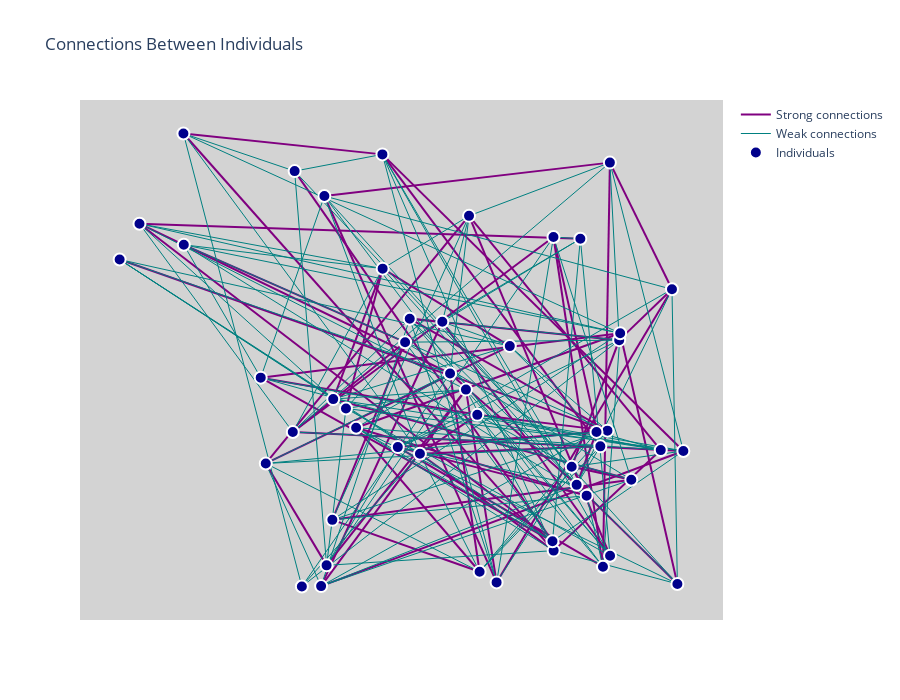
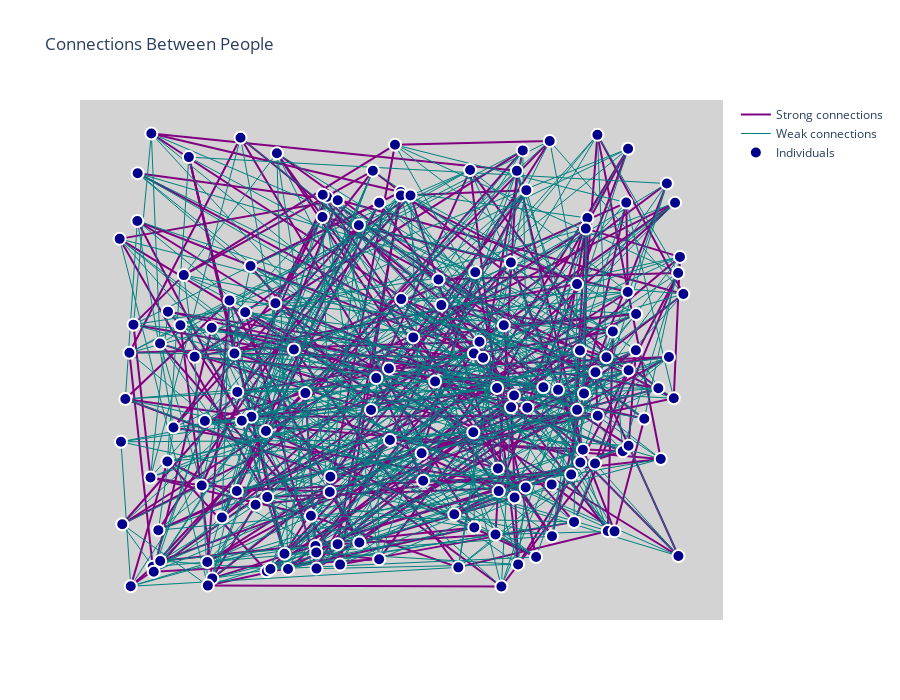
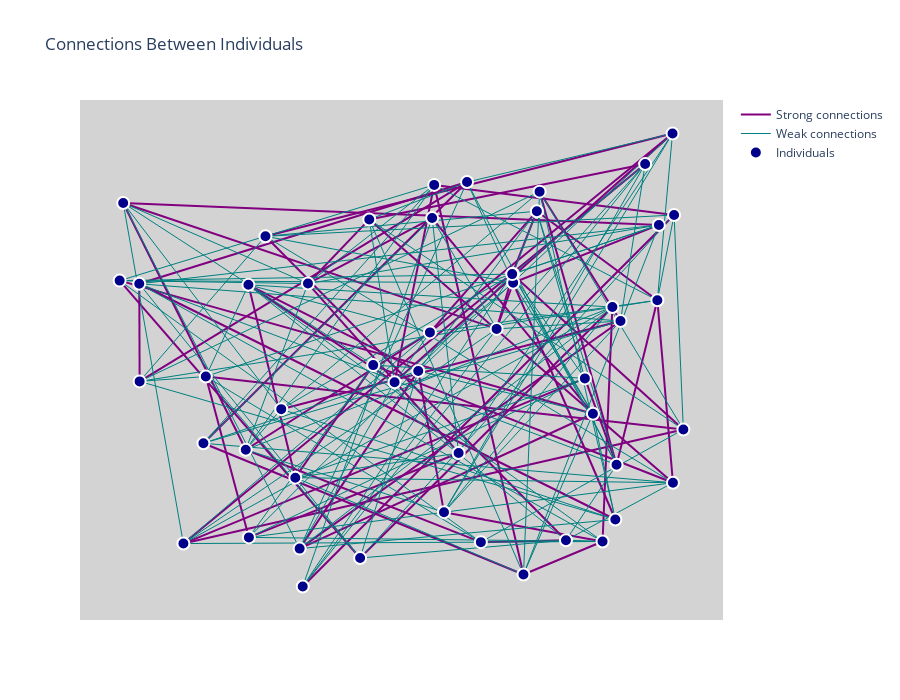
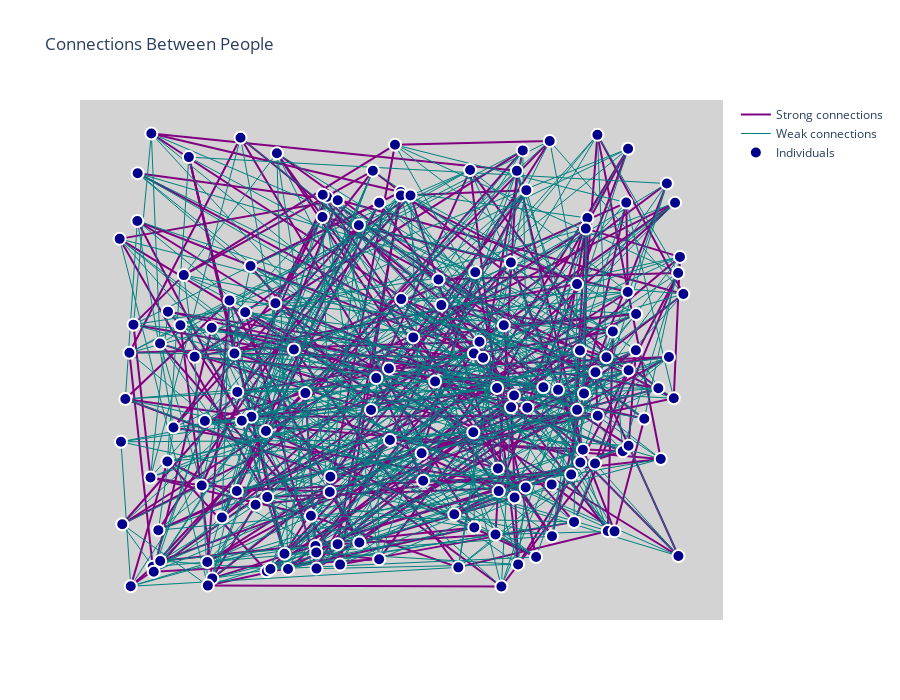

The notebook cell saved with these charts, in order:
### Code cell
def compute_layout(G):
    """uses networkX's random layout to generate locations for our nodes"""
    #return nx.circular_layout(G,center=(0,0),dim=2)
    return nx.random_layout(G,center=(0,0),dim=2)

sim2 = Simulator(150)
sim2.perform_single_simulation()

# Build the graph
G = build_population_graph(sim2.individuals)

# Compute layout
pos = compute_layout(G)

# Display
plot_graph_plotly(G, pos)

### Figure 1 — Plotly figure (JSON) as saved in the notebook; plotly's stock layout.template omitted (floating-point values rounded to 4 significant figures; data arrays with more than 128 entries replaced by an {"elided": "..."} marker saying what was removed)
{"data": [{"line": {"color": "purple", "width": 2}, "marker": {"line": {"color": "White", "width": 2}, "size": 12}, "mode": "lines", "name": "Strong connections", "type": "scatter", "x": {"elided": "195 float values"}, "y": {"elided": "195 float values"}}, {"line": {"color": "teal", "width": 1}, "marker": {"line": {"color": "White", "width": 2}, "size": 12}, "mode": "lines", "name": "Weak connections", "type": "scatter", "x": {"elided": "354 float values"}, "y": {"elided": "354 float values"}}, {"marker": {"color": "darkblue", "line": {"color": "White", "width": 2}, "size": 12}, "mode": "markers", "name": "Individuals", "type": "scatter", "x": [0.1246, 0.5818, 0.8517, 0.8718, 0.5048, 0.4208, 0.6843, 0.5686, 0.6325, 0.9431, 0.5302, 0.8559, 0.6285, 0.7595, 0.7904, 0.3815, 0.01531, 0.9716, 0.4658, 0.6616, 0.8926, 0.5127, 0.3701, 0.7591, 0.38, 0.6144, 0.8735, 0.8395, 0.3122, 0.0493, 0.844, 0.3663, 0.2572, 0.9623, 0.7989, 0.4923, 0.2658, 0.3607, 0.8329, 0.7575, 0.8053, 0.9818, 0.8562, 0.6091, 0.4034, 0.816, 0.4663, 0.1253, 0.3277, 0.3154], "y": [0.9689, 0.4591, 0.3377, 0.5299, 0.5256, 0.3439, 0.5172, 0.5689, 0.03795, 0.2963, 0.2885, 0.907, 0.3712, 0.08281, 0.2609, 0.4047, 0.7012, 0.01203, 0.9246, 0.01529, 0.2334, 0.5755, 0.05144, 0.7491, 0.1481, 0.794, 0.5446, 0.3043, 0.3348, 0.7772, 0.04858, 0.8361, 0.4503, 0.638, 0.2225, 0.3027, 0.2679, 0.007368, 0.3349, 0.1027, 0.7452, 0.2946, 0.07179, 0.4248, 0.3848, 0.1996, 0.6818, 0.7325, 0.006565, 0.889]}], "layout": {"height": 700, "hovermode": "closest", "plot_bgcolor": "lightgray", "showlegend": true, "title": {"text": "Connections Between Individuals"}, "width": 900, "xaxis": {"showgrid": false, "showticklabels": false, "zeroline": false}, "yaxis": {"showgrid": false, "showticklabels": false, "zeroline": false}}}

### Figure 2 — Plotly figure (JSON) as saved in the notebook; plotly's stock layout.template omitted (floating-point values rounded to 4 significant figures; data arrays with more than 128 entries replaced by an {"elided": "..."} marker saying what was removed)
{"data": [{"line": {"color": "purple", "width": 2}, "marker": {"line": {"color": "White", "width": 2}, "size": 12}, "mode": "lines", "name": "Strong connections", "type": "scatter", "x": {"elided": "660 float values"}, "y": {"elided": "660 float values"}}, {"line": {"color": "teal", "width": 1}, "marker": {"line": {"color": "White", "width": 2}, "size": 12}, "mode": "lines", "name": "Weak connections", "type": "scatter", "x": {"elided": "1086 float values"}, "y": {"elided": "1086 float values"}}, {"marker": {"color": "darkblue", "line": {"color": "White", "width": 2}, "size": 12}, "mode": "markers", "name": "Individuals", "type": "scatter", "x": {"elided": "150 float values"}, "y": {"elided": "150 float values"}}], "layout": {"height": 700, "hovermode": "closest", "plot_bgcolor": "lightgray", "showlegend": true, "title": {"text": "Connections Between People"}, "width": 900, "xaxis": {"showgrid": false, "showticklabels": false, "zeroline": false}, "yaxis": {"showgrid": false, "showticklabels": false, "zeroline": false}}}

### Figure 3 — Plotly figure (JSON) as saved in the notebook; plotly's stock layout.template omitted (floating-point values rounded to 4 significant figures; data arrays with more than 128 entries replaced by an {"elided": "..."} marker saying what was removed)
{"data": [{"line": {"color": "purple", "width": 2}, "marker": {"line": {"color": "White", "width": 2}, "size": 12}, "mode": "lines", "name": "Strong connections", "type": "scatter", "x": {"elided": "183 float values"}, "y": {"elided": "183 float values"}}, {"line": {"color": "teal", "width": 1}, "marker": {"line": {"color": "White", "width": 2}, "size": 12}, "mode": "lines", "name": "Weak connections", "type": "scatter", "x": {"elided": "363 float values"}, "y": {"elided": "363 float values"}}, {"marker": {"color": "darkblue", "line": {"color": "White", "width": 2}, "size": 12}, "mode": "markers", "name": "Individuals", "type": "scatter", "x": [0.6607, 0.8744, 0.04412, 0.9406, 0.689, 0.289, 0.8655, 0.8269, 0.6892, 0.4846, 0.5456, 0.1203, 0.01641, 0.3209, 0.6097, 0.441, 0.707, 0.7348, 0.04479, 0.938, 0.9668, 0.2618, 0.7301, 0.8676, 0.7804, 0.9649, 0.1548, 0.5254, 0.9642, 0.5699, 0.2279, 0.5529, 0.0103, 0.6335, 0.3352, 0.9828, 0.8434, 0.2325, 0.8604, 0.159, 0.4252, 0.6875, 0.2333, 0.4477, 0.5951, 0.3133, 0.8129, 0.5494, 0.3262, 0.9169], "y": [0.583, 0.5997, 0.6782, 0.8023, 0.6989, 0.4137, 0.1809, 0.404, 0.6803, 0.4704, 0.5756, 0.1302, 0.8487, 0.1196, 0.8927, 0.8139, 0.06501, 0.8725, 0.4723, 0.6435, 0.8232, 0.7783, 0.8313, 0.2964, 0.1372, 0.2585, 0.3418, 0.4944, 0.9952, 0.1964, 0.3281, 0.8867, 0.6848, 0.1332, 0.6787, 0.3709, 0.1346, 0.6759, 0.629, 0.4825, 0.09974, 0.6986, 0.1432, 0.5066, 0.3212, 0.2692, 0.4786, 0.8169, 0.03963, 0.9307]}], "layout": {"height": 700, "hovermode": "closest", "plot_bgcolor": "lightgray", "showlegend": true, "title": {"text": "Connections Between Individuals"}, "width": 900, "xaxis": {"showgrid": false, "showticklabels": false, "zeroline": false}, "yaxis": {"showgrid": false, "showticklabels": false, "zeroline": false}}}

### Figure 4 — Plotly figure (JSON) as saved in the notebook; plotly's stock layout.template omitted (floating-point values rounded to 4 significant figures; data arrays with more than 128 entries replaced by an {"elided": "..."} marker saying what was removed)
{"data": [{"line": {"color": "purple", "width": 2}, "marker": {"line": {"color": "White", "width": 2}, "size": 12}, "mode": "lines", "name": "Strong connections", "type": "scatter", "x": {"elided": "660 float values"}, "y": {"elided": "660 float values"}}, {"line": {"color": "teal", "width": 1}, "marker": {"line": {"color": "White", "width": 2}, "size": 12}, "mode": "lines", "name": "Weak connections", "type": "scatter", "x": {"elided": "1086 float values"}, "y": {"elided": "1086 float values"}}, {"marker": {"color": "darkblue", "line": {"color": "White", "width": 2}, "size": 12}, "mode": "markers", "name": "Individuals", "type": "scatter", "x": {"elided": "150 float values"}, "y": {"elided": "150 float values"}}], "layout": {"height": 700, "hovermode": "closest", "plot_bgcolor": "lightgray", "showlegend": true, "title": {"text": "Connections Between People"}, "width": 900, "xaxis": {"showgrid": false, "showticklabels": false, "zeroline": false}, "yaxis": {"showgrid": false, "showticklabels": false, "zeroline": false}}}
